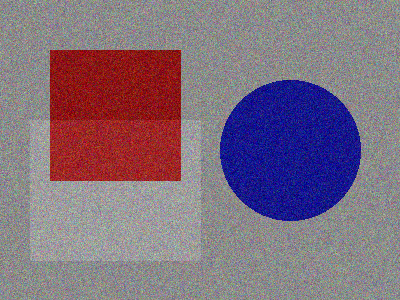
#> input picture InterfacageNumerique/TP/bloc_VI_2026/codes/step_by_step/_data/hsv_rgb_test_image.png, 400 x 300 px
$ python 24b_hsv_rgb.py
#> lines starting #> are read from the running program, lines starting #| are printed output that depends on the picture; after the words box and inside, x2 and y2 are one past the last pixel; in counts of white or black regions, pixels touching at a corner belong together
import cv2
import numpy as np
import matplotlib.pyplot as plt

# Charger l'image
img = cv2.imread("./_data/hsv_rgb_test_image.png")
#> img is the input picture: shape (300, 400, 3); mean B, G, R 126.1, 111, 127.8
img_rgb = cv2.cvtColor(img, cv2.COLOR_BGR2RGB)

# =========================
# 1) SEGMENTATION RGB
# =========================
R, G, B = img_rgb[:,:,0], img_rgb[:,:,1], img_rgb[:,:,2]
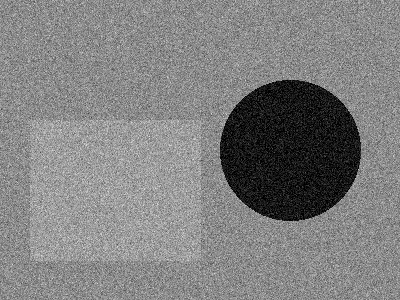
#> R: shape (300, 400); min 0, max 231, mean 127.8
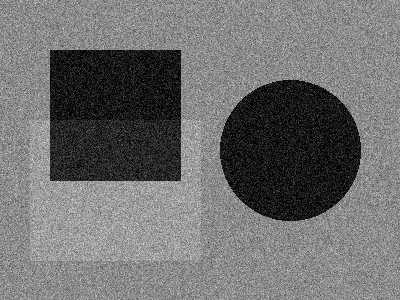
#> G: shape (300, 400); min 0, max 241, mean 111
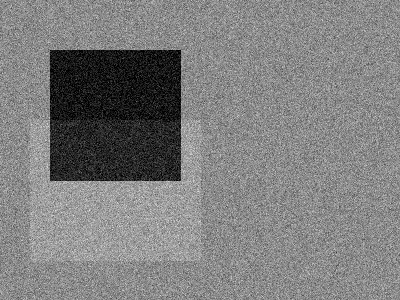
#> B: shape (300, 400); min 0, max 238, mean 126.1

mask_rgb = (R > 140) & (G < 100) & (B < 100)
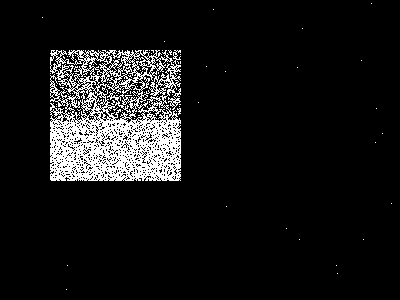
#> mask_rgb: shape (300, 400) bool; 9% white in thin lines or dots, all inside (x1, y1, x2, y2) = (42, 3, 392, 290)
mask_rgb = mask_rgb.astype(np.uint8) # * 255

# =========================
# 2) SEGMENTATION HSV
# =========================
hsv = cv2.cvtColor(img, cv2.COLOR_BGR2HSV)
#> hsv: shape (300, 400, 3); mean H, S, V 92.5, 100.5, 155.4

# Rouge = deux plages !
lower_red1 = np.array([0, 70, 50])
upper_red1 = np.array([10, 255, 255])

lower_red2 = np.array([170, 70, 50])
upper_red2 = np.array([179, 255, 255])

mask_hsv1 = cv2.inRange(hsv, lower_red1, upper_red1)
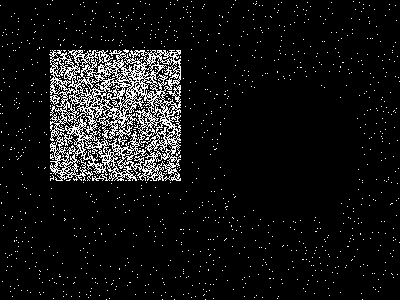
#> mask_hsv1: shape (300, 400); 8% white in thin lines or dots
mask_hsv2 = cv2.inRange(hsv, lower_red2, upper_red2)
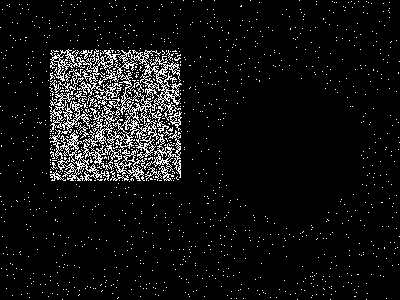
#> mask_hsv2: shape (300, 400); 7% white in thin lines or dots
mask_hsv = cv2.bitwise_or(mask_hsv1, mask_hsv2)
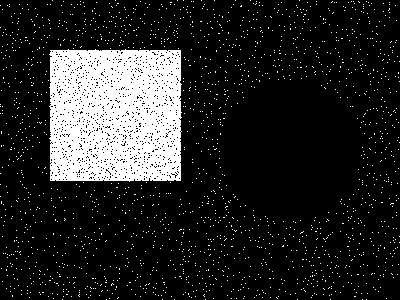
#> mask_hsv: shape (300, 400); 15% white; 1903 white regions (1902 under 20 px), largest, box (x1, y1, x2, y2) and area: (49, 49, 182, 182) 15857

print(f'Type mask = {mask_hsv.dtype} (HSV) / {mask_rgb.dtype} (RGB)')
#| Type mask = uint8 (HSV) / uint8 (RGB)

# =========================
# 3) VISUALISATION
# =========================
fig, ax = plt.subplots(1, 3, figsize=(15,5))

ax[0].imshow(img_rgb)
ax[0].set_title("Image originale")
ax[0].axis("off")

ax[1].imshow(mask_rgb, cmap="gray")
ax[1].set_title("Masque RGB")
ax[1].axis("off")

ax[2].imshow(mask_hsv, cmap="gray")
ax[2].set_title("Masque HSV")
ax[2].axis("off")


area_rgb = np.sum(mask_rgb > 0)
#> area_rgb = 10788
area_hsv = np.sum(mask_hsv > 0)
#> area_hsv = 17951

print("Aire RGB :", area_rgb)
#| Aire RGB : 10788
print("Aire HSV :", area_hsv)
#| Aire HSV : 17951

plt.show()
